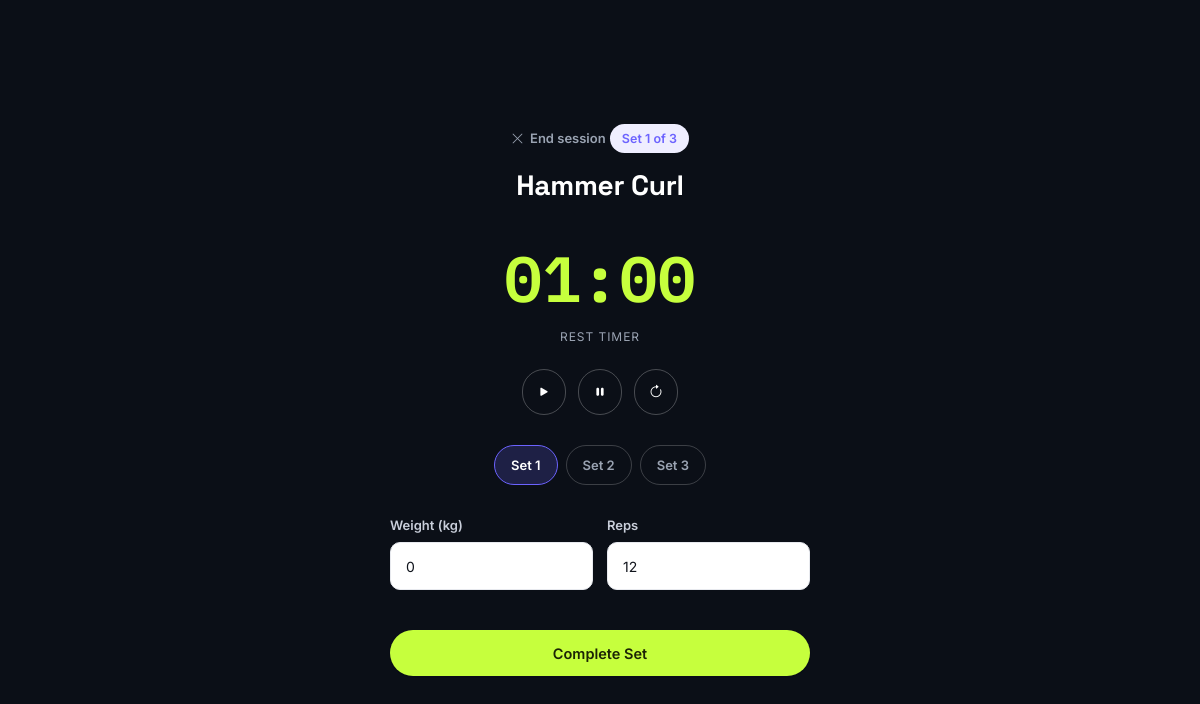
Page /dashboard/workout-session/ (signed in) on the committed database.
### core/models.py (models this page shows, shortened)
class WorkoutDayExercise(models.Model):
    day = models.ForeignKey(WorkoutDay, on_delete=models.CASCADE, related_name="exercises")
    exercise = models.ForeignKey(Exercise, on_delete=models.CASCADE)
    sets = models.PositiveSmallIntegerField(default=3)
    reps = models.PositiveSmallIntegerField(default=10)
    rest_seconds = models.PositiveSmallIntegerField(default=60)
    target_weight_kg = models.FloatField(default=0)
    order = models.PositiveSmallIntegerField(default=0)
    class Meta:
        ordering = ["order"]

class Exercise(models.Model):
    name = models.CharField(max_length=120, unique=True)
    muscle_group = models.CharField(max_length=60, blank=True)
    equipment = models.CharField(max_length=120, blank=True)
    difficulty = models.CharField(max_length=20, choices=FITNESS_LEVEL_CHOICES, default="Beginner")
    default_sets = models.PositiveSmallIntegerField(default=3)
    default_reps = models.PositiveSmallIntegerField(default=10)
    default_rest_seconds = models.PositiveSmallIntegerField(default=60)
    calories_per_set = models.PositiveSmallIntegerField(default=8)

### core/views.py (the view)
# urls.py: path("dashboard/workout-session/", views.workout_session, name="workout_session"),
@login_required
def workout_session(request):
    profile, _ = m.UserProfile.objects.get_or_create(user=request.user)
    day = request.GET.get("day", DAY_ORDER[timezone.now().weekday()])
    plan = m.WorkoutPlan.objects.filter(user=request.user, is_active=True).first()
    wd = m.WorkoutDay.objects.filter(plan=plan, day=day).first() if plan else None
    exercises = list(wd.exercises.select_related("exercise").order_by("order")) if wd else []
    ex_id = request.GET.get("ex")
    current = None
    if ex_id:
        current = next((e for e in exercises if str(e.id) == str(ex_id)), None)
    if not current and exercises:
        current = exercises[0]
    today = timezone.now().date()
    sets_done = 0
    if current:
        log = m.WorkoutLog.objects.filter(user=request.user, day_exercise=current, date=today).first()
        sets_done = log.sets_completed if log else 0
    return render(request, "dashboard/workout_session.html", {
        "profile": profile, "day": day, "current": current, "sets_done": sets_done,
        "exercises": exercises, "set_range": range(current.sets) if current else range(0),
        "back_url": f"/dashboard/workout-detail/{day}/",
    })

### core/context_processors.py (called while the page is built)
def ensure_csrf_cookie(request):
    get_token(request)
    return {}

def app_context(request):
    ctx = {}
    if request.user.is_authenticated:
        profile, _ = UserProfile.objects.get_or_create(user=request.user)
        ctx["current_profile"] = profile
        ctx["unread_notifications_count"] = Notification.objects.filter(user=request.user, is_read=False).count()
        ctx["recent_notifications"] = Notification.objects.filter(user=request.user)[:6]
    return ctx

### templates/dashboard/workout_session.html (shortened to what this page needs)
{% extends "base.html" %}
{% load static %}
{% block extra_css %}<link rel="stylesheet" href="{% static 'css/dashboard.css' %}">{% endblock %}
{% block content %}
<main id="main-content" class="session-page">
  <div class="session-shell" data-id="{{ current.id|default:'' }}" data-total-sets="{{ current.sets|default:0 }}" data-rest-seconds="{{ current.rest_seconds|default:45 }}">
    <a href="{{ back_url }}" class="back-link"><i class="bi bi-x-lg"></i> End session</a>
    <span class="pill pill-violet">Set {{ sets_done|add:1 }} of {{ current.sets|default:0 }}</span>
    <h1>{{ current.exercise.name|default:"No exercise" }}</h1>
    <div class="session-timer" id="sessionTimer">
      <span id="timerDisplay">00:{{ current.rest_seconds|default:45|stringformat:"02d" }}</span>
      <span class="muted">rest timer</span>
    </div>
    <div class="session-timer-controls">
      <button class="btn btn-outline btn-icon" id="timerStartBtn" aria-label="Start timer"><i class="bi bi-play-fill"></i></button>
      <button class="btn btn-outline btn-icon" id="timerPauseBtn" aria-label="Pause timer"><i class="bi bi-pause-fill"></i></button>
      <button class="btn btn-outline btn-icon" id="timerResetBtn" aria-label="Reset timer"><i class="bi bi-arrow-clockwise"></i></button>
    </div>
    <div class="set-tracker" id="setTracker">
      {% for i in set_range %}
      <div class="set-pill {% if i < sets_done %}is-done{% elif i == sets_done %}is-current{% endif %}">
        Set {{ i|add:1 }}{% if i < sets_done %} <i class="bi bi-check-lg"></i>{% endif %}
      </div>
      {% endfor %}
    </div>
    <div class="session-inputs">
      <div class="field">
        <label for="sessionWeight">Weight (kg)</label>
        <input class="input" type="number" id="sessionWeight" value="{{ current.target_weight_kg|default:0 }}">
      </div>
      <div class="field">
        <label for="sessionReps">Reps</label>
        <input class="input" type="number" id="sessionReps" value="{{ current.reps|default:0 }}">
      </div>
    </div>
    <button class="btn btn-primary btn-block" id="completeSetBtn">Complete Set</button>
  </div>
</main>
{% endblock %}

### static/css/style.css (style rules this page uses)
:root { --navy-950:#0B0F17; --navy-900:#10151F; --navy-800:#171E2B; --navy-700:#232C3D; --line:#2A3346; --line-soft:#E7E9EE; --paper:#F6F7F9; --surface:#FFFFFF; --ink:#10141C; --ink-soft:#5B6472; --ink-faint:#8A93A3; --lime:#C6FF3D; --lime-ink:#1C2405; --violet:#6C63FF; --violet-soft:#EFEEFF; --red:#FF5C5C; --amber:#FFB020; --green:#2ED374; --r-sm:10px; --r-md:16px; --r-lg:24px; --r-pill:999px; --shadow-sm:0 1px 2px rgba(16,20,28,.06), 0 1px 1px rgba(16,20,28,.04); --shadow-md:0 8px 24px -8px rgba(16,20,28,.16); --shadow-lg:0 20px 48px -16px rgba(16,20,28,.28); --font-display:'Space Grotesk', 'Arial Narrow', sans-serif; --font-body:'Inter', -apple-system, BlinkMacSystemFont, sans-serif; --font-mono:'IBM Plex Mono', ui-monospace, monospace; --container:1240px; }
*,*::before,*::after { box-sizing:border-box; }
html { scroll-behavior:smooth; }
body { margin:0; font-family:var(--font-body); background:var(--paper); color:var(--ink); font-size:15px; line-height:1.55; -webkit-font-smoothing:antialiased; }
h1,h2,h3,h4,h5 { font-family:var(--font-display); color:var(--ink); margin:0 0 .5em; line-height:1.1; letter-spacing:-0.01em; }
a { color:inherit;text-decoration:none; }
button { font-family:inherit; }
.btn { display:inline-flex;align-items:center;justify-content:center;gap:8px; padding:13px 22px; border-radius:var(--r-pill); font-weight:600;font-size:14.5px; border:1.5px solid transparent; cursor:pointer; transition:transform .15s ease, box-shadow .15s ease, background .15s ease, color .15s ease, border-color .15s ease; min-height:46px; }
.btn-primary { background:var(--lime);color:var(--lime-ink);box-shadow:var(--shadow-sm); }
.btn-outline { background:transparent;color:var(--ink);border-color:var(--line); }
.btn-block { width:100%; }
.btn-icon { width:44px;height:44px;padding:0;border-radius:var(--r-pill); }
.pill { display:inline-flex;align-items:center;gap:6px; padding:5px 12px;border-radius:var(--r-pill); font-size:12.5px;font-weight:600; background:var(--paper);color:var(--ink-soft); }
.pill-violet { background:var(--violet-soft);color:var(--violet); }
.field { margin-bottom:18px; }
.field label { display:block;font-size:13.5px;font-weight:600;color:var(--ink);margin-bottom:7px; }
.input, select.input, textarea.input { width:100%; padding:13px 15px; border-radius:var(--r-sm); border:1.5px solid var(--line-soft); background:var(--surface); font-size:14.5px; font-family:inherit; color:var(--ink); transition:border-color .15s ease, box-shadow .15s ease; }
.muted { color:var(--ink-soft); }

### static/css/responsive.css (style rules this page uses)
html, body { width: 100%; max-width: 100%; overflow-x: hidden; }
body { min-width: 320px; }
* { box-sizing: border-box; }
input, select, textarea, button { max-width: 100%; }

### static/css/auth.css (style rules this page uses)
.field { width: 100%; margin-bottom: 18px; }
.field label { display: block; margin-bottom: 7px; font-size: 13px; font-weight: 600; }
.input, select.input, textarea.input { width: 100%; min-height: 48px; padding: 12px 15px; border: 1px solid var(--line-soft); border-radius: 10px; background: #fff; color: var(--ink); font-family: inherit; font-size: 14px; outline: none; transition: border-color .2s ease, box-shadow .2s ease; }

### rows in the picture
WorkoutDayExercise: sets "3", exercise.name "Hammer Curl", target_weight_kg "0", reps "12"

### other values in the picture
{{ sets_done|add:1 }} "1"
{{ i|add:1 }} "1" "2" "3"
